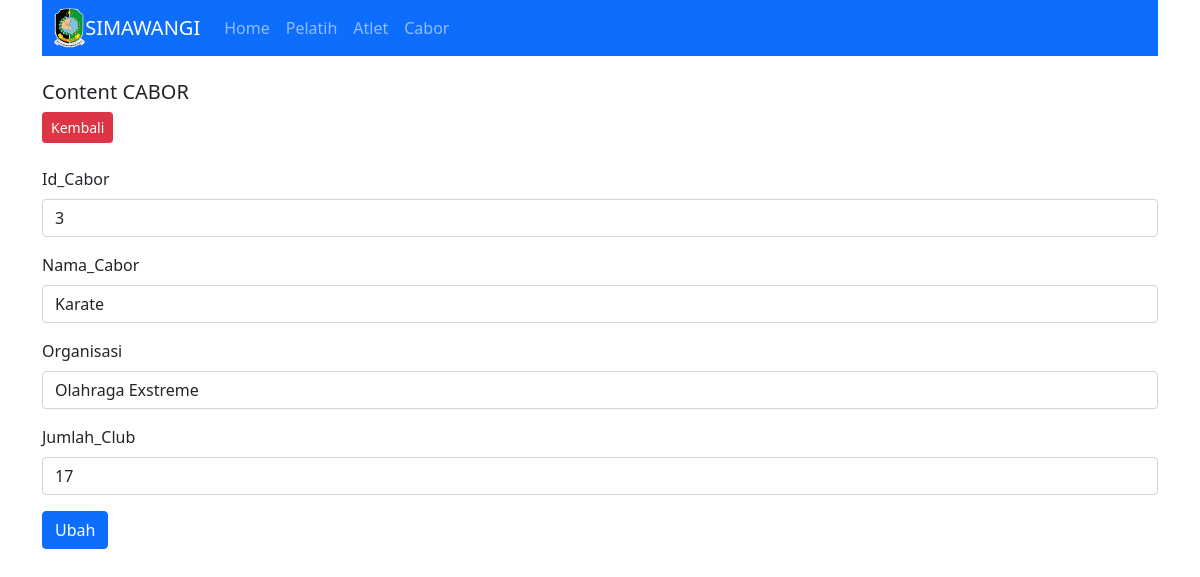
Screenshot of /index.php?target=cabor&act=edit_cabor&id=3 with the database file from the repository.
### tables this page shows
CREATE TABLE `cabor` (
  `id_cabor` int(11) NOT NULL,
  `nama_cabor` varchar(45) NOT NULL,
  `organisasi` varchar(45) NOT NULL,
  `jumlah_club` int(11) NOT NULL
);

### config/Query_builder.php (called while the page is built, shortened)
<?php
class Query_builder implements Query
{
    private $v_db, $v_table, $v_select, $v_join, $v_where, $v_order_by, $v_query,
        $v_insert, $v_update, $v_delete;
    public function __construct($dataKoneksi)
    {
        $this->v_db = new \mysqli($dataKoneksi['host'], $dataKoneksi['user'], $dataKoneksi['password'],
            $dataKoneksi['dbname']);
    }
    public function table($table)
    {
        $this->v_table = $table;
        return $this;
    }
    public function where($where)
    {
        if (is_array($where)) {
            $this->v_where = " WHERE ";
            foreach ($where as $key => $value) {
                $this->v_where .= $key . " = '" . $value . "'";
                if ($key == array_key_last($where)) {
                    $this->v_where .= "";
                } else {
                    $this->v_where .= " AND ";
                }
            }
        } else {
            $this->v_where = " WHERE " . $where;
        }
        return $this;
    }
    public function get()
    {
        $this->v_query = "SELECT ";
        if (!empty($this->v_select)) {
            $this->v_query .= $this->v_select . " ";
        } else {
            $this->v_query .= " * ";
        }
        $this->v_query .= " FROM " . $this->v_table . " ";
        if (!empty($this->v_where)) {
            $this->v_query .= $this->v_where . " ";
        }
        return $this;
    }
    public function rowArray()
    {
        $data = $this->v_db->query($this->v_query);
        $row = $data->fetch_array();
        return $row;
    }
}

### master/Cabor.php (the view, shortened to what this page needs)
<?php
class Cabor
{
    private $db;
    public function __construct($con)
    {
        $this->db = new Query_builder($con);
    }
    public function edit($id){
        $r = $this->db->table(' cabor ')->where(" id_cabor='$id' ")->get()->rowArray();
        $res = '<a href="?target=cabor" class="btn btn-danger btn-sm">Kembali</a><br><br>';
        $res .= '<form method="post" action="?target=cabor&act=update_cabor">
            <input type="hidden" class="form-control" id="param" name="param" value="'.$r['id_cabor'].'">
            <div class="mb-3">
                <label for="npm" class="form-label">Id_Cabor</label>
                <input type="text" class="form-control id="npm" name="id_cabor" value="'.$r['id_cabor'].'">
            </div>
            <div class="mb-3">
                <label for="nama" class="form-label">Nama_Cabor</label>
                <input type="text" class="form-control id="nama" name="nama_cabor" value="'.$r['nama_cabor'].'">
            </div>
            <div class="mb-3">
                <label for="nama" class="form-label">Organisasi</label>
                <input type="text" class="form-control id="nama" name="organisasi" value="'.$r['organisasi'].'">
            </div>
            <div class="mb-3">
                <label for="npm" class="form-label">Jumlah_Club</label>
                <input type="text" class="form-control id="npm" name="jumlah_club" value="'.$r['jumlah_club'].'">
            </div>
            <button type="submit" class="btn btn-primary">Ubah</button>
        </form>';
        return $res;
}
}

### rows the page displays
cabor: id_cabor "3", nama_cabor "Karate", organisasi "Olahraga Exstreme", jumlah_club "17"

### other values shown
$r['Text'] "Home"
$r['Text'] "Pelatih"
$r['Text'] "Atlet"
$r['Text'] "Cabor"
$target "CABOR"
